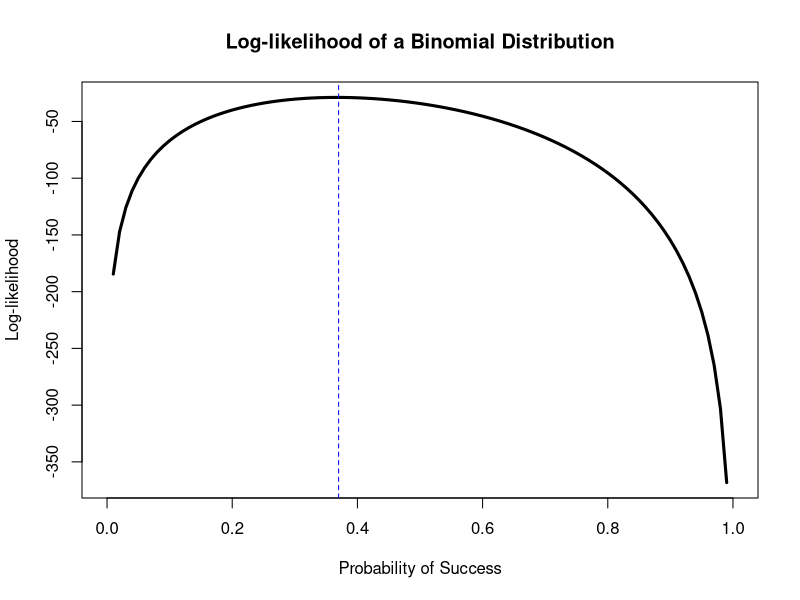
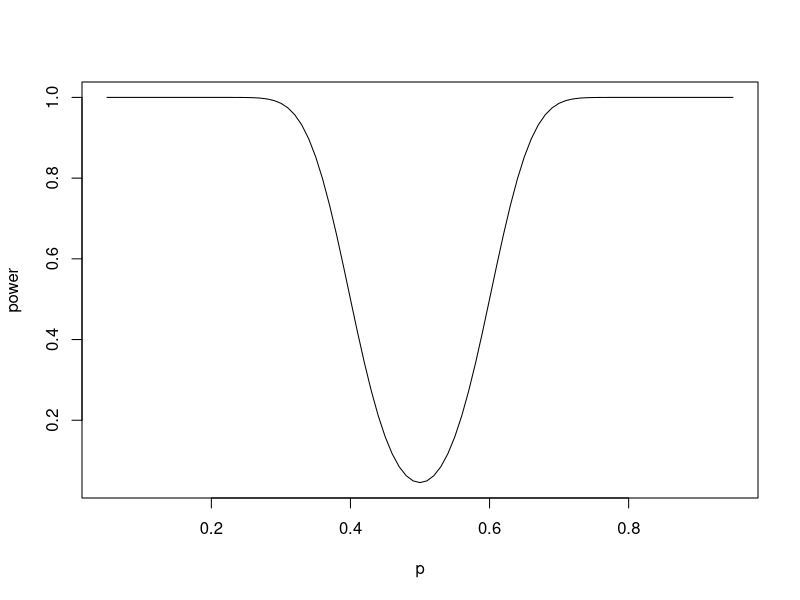

R code for these plots, in order:
# Homework 1
# Since it is from a binomial distribution

# n = 10, p = (0, 1) , 15 independent observations
sample <- c(7, 1, 5, 1, 3, 3, 3, 3, 6, 5, 4, 5, 3, 2, 4)
sum(sample)
# Question 1
# calculating the mean
np <- mean(sample)
n <- 10
np

# calculating the probability
p <- (np / n)


# Question 2

set.seed(1111)

n_sim <- 1000
np_Mom <- as.vector(n_sim)

for (i in 1:n_sim) {
  sample_sim <- rbinom(n_sim, n, p)
  np_Mom[i] <- mean(sample_sim)
}

mean_Mom <- mean(np_Mom)
mean_Mom

# Standard Error for the Method of Moment
SE_Mom <- sd(np_Mom)
SE_Mom


# Question 3
# Plot the log-likelihood as a product of p

# likelihood function
log_lk <- function(prob, sample, n) {
  sum(dbinom(sample, size = n, prob = prob, log = TRUE))
}

# probability values
prob_values <- seq(0, 1, 0.01)
count_values <- length(prob_values)

ll_values <- as.vector(count_values)

for (i in 1:count_values) {
  ll_values[i] <- log_lk(prob_values[i], sample, n)
}

par(mfrow = c(1, 1))
plot(prob_values, ll_values,
  xlab = "Probability of Success", ylab = "Log-likelihood",
  main = "Log-likelihood of a Binomial Distribution", type = "l", lwd = 3
)


# Find the MLE for the parameter P and mark it on the plot
prob_MLE <- prob_values[which.max(ll_values)]
abline(v = prob_MLE, col = "blue", lty = 2)
# text(prob_MLE, max(ll_values), sprintf("MLE = %.3f", prob_MLE), pos = 3, col = "red")

# Question 4
# Find the MLE of p

library(stats4)

set.seed(1111)

n_sim <- 1000

n <- 10

np_MLE <- as.vector(n_sim)

# Define the likelihood function
nLL <- function(p_new) {
  -sum(dbinom(sample_sim, size = n, prob = p_new, log = TRUE))
}


for (i in 1:n_sim) {
  # Generate a random sample of size 'n' for each iteration
  sample_sim <- rbinom(n, size = n, prob = p)

  # Fit the model and estimate p
  fit <- mle(nLL, start = list(p_new = 0.5))

  # Extract the parameter estimate
  np_MLE[i] <- coef(fit)["p_new"]
}

# Calculate the mean of the MLE estimates
mean_MLE <- mean(np_MLE)
mean_MLE


# Question 5
# Find an (approximate) standard error for the maximum
# likelihood estimate using the Fisher information.

np_MLE_sd <- sd(np_MLE)
np_MLE_sd

# Question 6
# Give a bootstrap confidence interval for the maximum likelihood estimate.

np_MLE_CI <- c(quantile(np_MLE, 0.025), quantile(np_MLE, 0.975))
np_MLE_CI



# ----------------------------------------------------------------------------+
#                                 CHAPTER 8
# ----------------------------------------------------------------------------+

n <- 100
p <- seq(0.05, 0.95, 0.01)

power <- 1 - pnorm((60 - n * p) / sqrt(n * p * (1 - p))) +
  pnorm((40 - n * p) / sqrt(n * p * (1 - p)))

plot(p, power, type = "l")



# Homework II
# left_part
# Set values for tilde_p, hat_p, sum_xi, mn, and significance level alpha
tilde_p <- 0.4
hat_p <- 0.36667
sum_xi <- 55
m <- 15
n <- 10
alpha <- 0.05
df <- 1

numerator <- 2 * sum_xi * (log(tilde_p / (1 - tilde_p)) - log(hat_p / (1 - hat_p)))
denominator <- m * n * (log(1 - hat_p) - log(1 - tilde_p))

ans <- numerator / denominator



qchisq(alpha, df, lower.tail = F)
